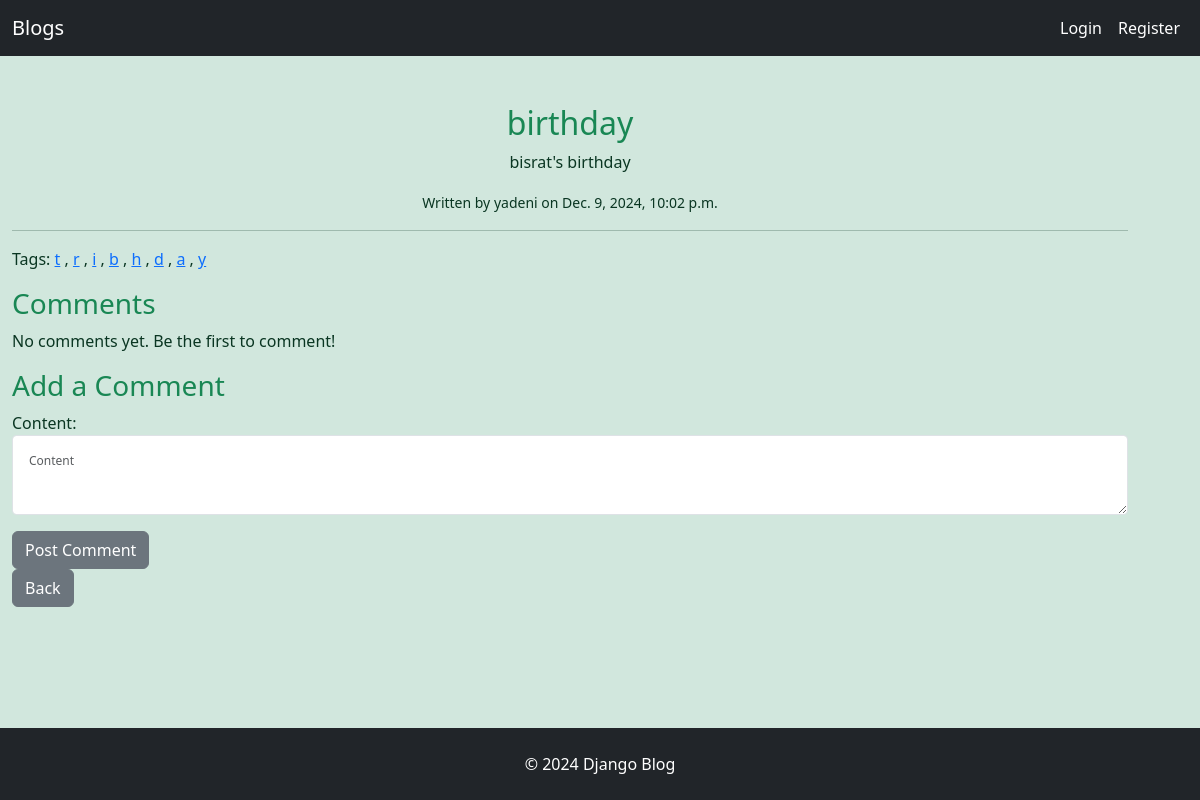
Before: /post/39/ with the older database file.
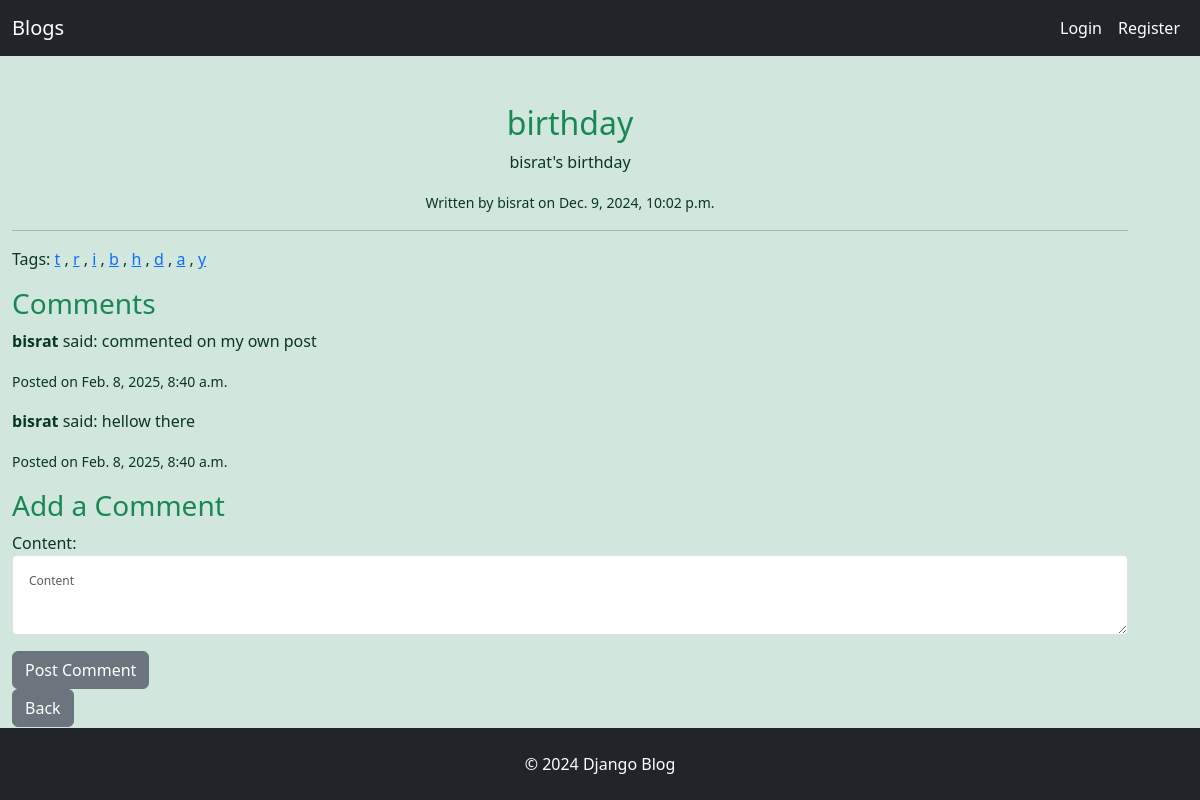
After: the same page with the newer database file.
### blog/models.py (models this page shows, shortened)
class Post(models.Model):
  tags =  TaggableManager()
  title = models.CharField(max_length=200)
  content = models.TextField()
  published_date = models.DateTimeField(auto_now_add=True)
  author = models.ForeignKey('auth.User', on_delete=models.CASCADE)
  created_at = models.DateTimeField(auto_now=True)

class Comment(models.Model):
  post = models.ForeignKey(Post ,related_name=
  'comments', on_delete=models.CASCADE)
  author = models.ForeignKey('auth.User',on_delete=models.CASCADE)
  content = models.TextField(max_length=200)
  created_at = models.DateTimeField(auto_now = True)
  updated_at = models.DateTimeField(auto_now_add = True)

### blog/views.py (the view)
# urls.py: path('post/<int:pk>/', views.PostDetailView.as_view(), name='post_detail'),
class PostDetailView(DetailView):
    model = Post
    template_name = 'blog/post_detail.html'
    context_object_name = 'post'
    def get_context_data(self, **kwargs):
        context = super().get_context_data(**kwargs)
        context['form'] = CommentForm()  # Create an empty form instance
        context['comments'] = self.object.comments.all()  # Get all comments for the post
        return context
    def post(self, request, *args, **kwargs):
        post = self.get_object()
        if not request.user.is_authenticated:
            messages.error(request, "You must be logged in to comment.")
            return redirect('login')  # Redirect to the login page (adjust 'login' as needed)
        form = CommentForm(request.POST)
        if form.is_valid():
            comment = form.save(commit=False)
            comment.post = post
            comment.author = request.user
            comment.save()
            return redirect('post_detail', pk=post.pk)
        context = self.get_context_data()  # Reuse the context data method
        context['form'] = form  # Add the form with errors to the context
        return self.render_to_response(context)

### blog/forms.py
class CommentForm(forms.ModelForm):
    content = forms.CharField(widget=widgets.Textarea(attrs={'class': 'form-control form-control-sm ','placeholder': 'Content', 'style': 'font-size: 12px; padding: 16px; height: 80px;'  }))
    class Meta:
        model = Comment
        fields = ['content']

### blog/templates/blog/post_detail.html (shortened to what this page needs)
{% extends 'blog/base.html' %}
{% block content %}
  <div class="text-center">
    <h2 class="mt-5 text-success">{{ post.title }}</h2>
    <p>{{ post.content }}</p>
    <small>Written by {{ post.author.username }} on {{ post.created_at }}</small>
    <hr>
  </div>
  <p>Tags:
    {% for tag in post.tags.all %}
      <a href="{% url 'tag_posts' tag.name %}">{{ tag.name }}</a>
      {% if not forloop.last %}, {% endif %}
    {% endfor %}
  </p>
  <h3 class="text-success">Comments</h3>
  {% for comment in comments %}
    <div class="comment">
      <p><strong>{{ comment.author.username }}</strong> said: {{ comment.content }}</p>
      <p><small>Posted on {{ comment.created_at }}</small></p>
    </div>
  {% empty %}
    <p>No comments yet. Be the first to comment!</p>
  {% endfor %}
  <h3 class="text-success">Add a Comment</h3>
  <form method="POST" action="{% url 'post_detail' post.pk %}">
    {{ form.as_p }}
    <button type="submit" class="btn btn-secondary">Post Comment</button>
  </form>
  <button class="btn btn-secondary text-white">
      <a href="{% url 'post_list' %}" style="color: white; text-decoration: none; margin-top:5px;">Back</a>
    </button>
  <br>
{% endblock %}

Changed rows visible on the page:
changed Post "birthday": author.username "yadeni" → "bisrat"
added Comment: author.username "bisrat", content "commented on my own post", created_at "Feb. 8, 2025, 8:40 a.m."
added Comment: author.username "bisrat", content "hellow there", created_at "Feb. 8, 2025, 8:40 a.m."
Other visible differences:
text no longer shown: "No comments yet. Be the first to comment!"
